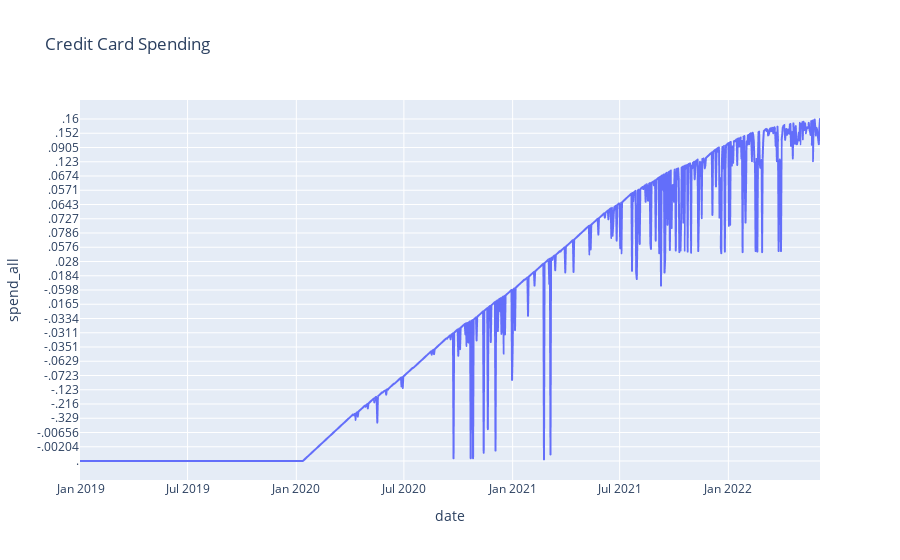

This figure's notebook cell:
### Markdown cell above
## EDA

### Code cell
fig = px.line(affinity[(affinity.freq=='d') & (affinity.provisional==0)], x="date", y="spend_all", title='Credit Card Spending')
fig.show()

### Figure 1 — Plotly figure (JSON) as saved in the notebook; plotly's stock layout.template omitted (floating-point values rounded to 4 significant figures; data arrays with more than 128 entries replaced by an {"elided": "..."} marker saying what was removed)
{"data": [{"hovertemplate": "date=%{x}<br>spend_all=%{y}<extra></extra>", "legendgroup": "", "line": {"color": "#636efa", "dash": "solid"}, "marker": {"symbol": "circle"}, "mode": "lines", "name": "", "showlegend": false, "type": "scattergl", "x": {"elided": "1253 str values"}, "xaxis": "x", "y": {"elided": "1253 str values"}, "yaxis": "y"}], "layout": {"legend": {"tracegroupgap": 0}, "title": {"text": "Credit Card Spending"}, "xaxis": {"anchor": "y", "domain": [0, 1], "title": {"text": "date"}}, "yaxis": {"anchor": "x", "domain": [0, 1], "title": {"text": "spend_all"}}}}
